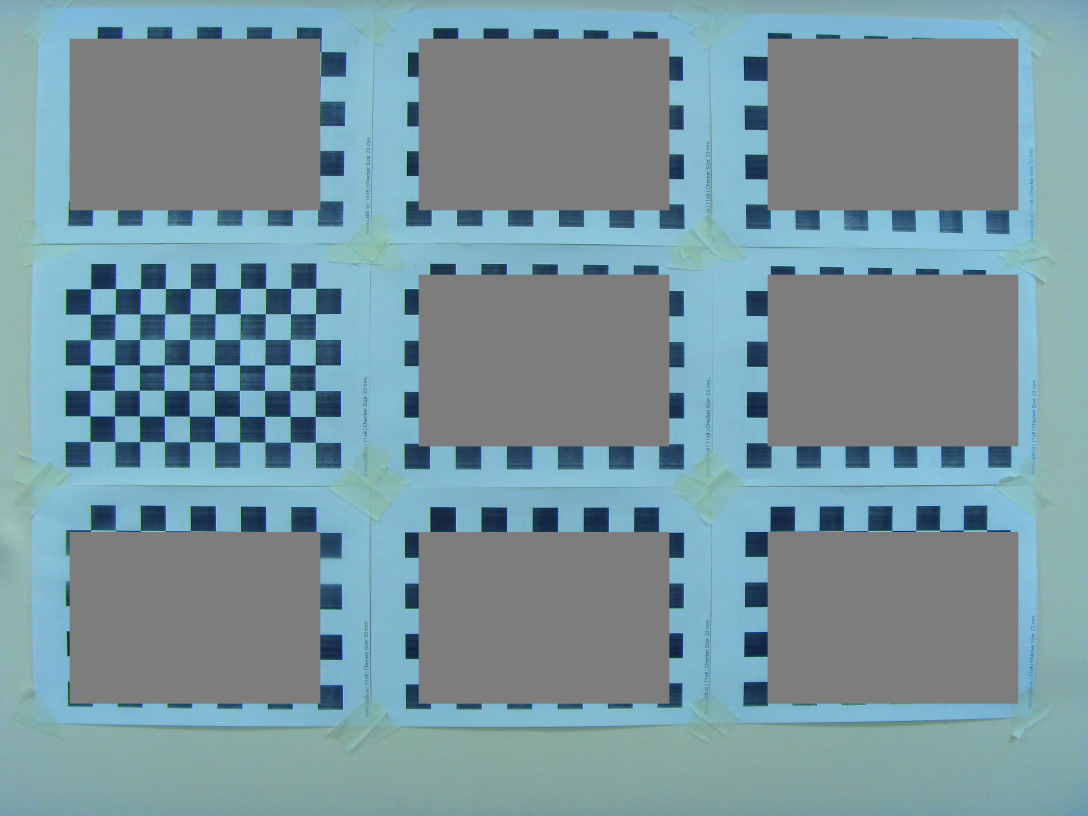
#> input picture Dissertation_project/New_calibphotos_1/104.jpg, 3264 x 2448 px (shown at 1/3 size); its folder holds 4 pictures in this run
$ python cam_cal.py
#> lines starting #> are read from the running program, lines starting #| are printed output that depends on the picture
# module for camera calibration before the main algorithm
import numpy as np
import cv2
import glob
import math
import time
import xlwt
from functools import wraps

###### Constants ######

# chessboard size for x and y (used in calibration only)
board_x_cal = 10
board_y_cal = 7

# chessboard size for x and y
board_x_detect = 10
board_y_detect = 7

# criteria for sub pixel corner detection
criteria = (cv2.TERM_CRITERIA_EPS + cv2.TERM_CRITERIA_MAX_ITER, 30, 0.001)

# creating arrays to store all found corner points
object_points = np.zeros((board_y_cal*board_x_cal, 3), np.float32)
object_points[:, :2] = np.mgrid[0:board_y_cal, 0:board_x_cal].T.reshape(-1, 2)
axis = np.float32([[3,0,0], [0,3,0], [0,0,-3]]).reshape(-1,3)

# arrays where we store points from processed images
points_on_object = []
points_on_image = []

# file paths for calibration and detection
calib_img_path = 'New_calibphotos_1/*.jpg'
calib_param_path = 'cam_param_center_1m_matlab.npz'
detect_img_path = 'Dist_detect_5/*.JPG'
save_path = 'cam_param_center_1m'

# file paths for experiments
#experiment = 'Prepared_Images/Set_4/*.jpg'
experiment = 'Set_0_5/*.jpg'
#experiment = 'New_calibphotos_3/*.jpg'
# file paths for experiments
#board_img_path = '9_boards_90_photos/*.jpg'
board_img_path = '9_boards_20_photos_15/*.jpg'

# array to store angle values
angle_arr = []
############################


# This function writes calculated angles x,y,z into excel spreadsheet with a defined name
# [13 lines left out: function WriteToExcel, not called in this run]

# Wrapper function to calculate execution time of a wrapped function
def timeToComplete(func):
    @wraps(func)
    def wrapper(*args, **kwargs):
        print((f"{func} is in process"))
        time_start = time.time()
        val = func(*args, **kwargs)
        time_end = time.time() - time_start
        print((f"{func.__name__} is done in {time_end} s"))
        return val
    return wrapper
# Function to prepare images with multiple chessboards by leaving only one chessboard visible
# [62 lines left out: functions divideImage, draw, resizeImage, showMyImage, not called in this run]


# Calculates recalibration error
@timeToComplete
def getRecalibError(obj_points,img_points,rvecs,tvecs,mtx,dist):
    mean_error = 0
    for i in range(len(obj_points)):
        imgpoints2, _ = cv2.projectPoints(obj_points[i], rvecs[i], tvecs[i], mtx, dist)
        error = cv2.norm(img_points[i], imgpoints2, cv2.NORM_L2) / len(imgpoints2)
        mean_error += error
        print("total error: {}".format(mean_error / len(obj_points)))


# This function performs calibration on a set of images then saves calib parameters as a .npz file
@timeToComplete
def getInnerParam(calibration_images=list[str],board_x=int,board_y=int,save_path=str):
#> called with board_x = 10, board_y = 7, save_path = 'cam_param_center_1m'
    j = 0
    for image in calibration_images:
        print(image)
        j += 1
        img = cv2.imread(image)
#> img is the input picture: shape (2448, 3264, 3); mean B, G, R 158, 149.4, 121.6
        gray = cv2.cvtColor(img, cv2.COLOR_BGR2GRAY)
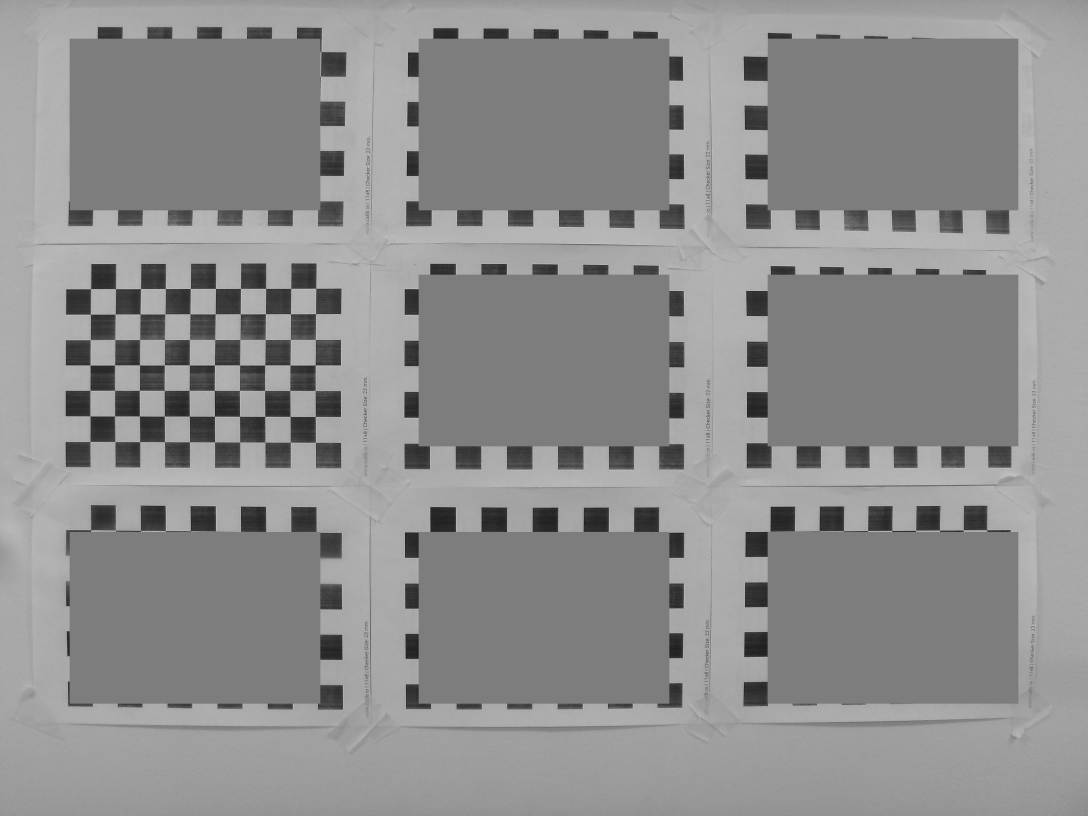
#> gray: shape (2448, 3264) (shown at 1/3 size); min 6, max 243, mean 142.1
        ret, corners = cv2.findChessboardCorners(gray, (board_y, board_x), None)
#> ret = True; corners = 70 rows, first 8: [271.2, 1325.4], [271.1, 1249.1], [271.2, 1171.7], [271.7, 1096.3], [271.9, 1019.9], [272.4, 944.1], [273.6, 867], [346.3, 1325.8]
        print(f"board {j} is {ret}")
#| board 1 is True
        if ret:
            points_on_object.append(object_points)
            corners_sub_pixel = cv2.cornerSubPix(gray, corners, (11, 11), (-1, -1), criteria)
#> corners_sub_pixel = 70 rows, first 8: [271.2, 1325.3], [271.2, 1248.8], [271.2, 1171.8], [271.3, 1096.2], [271.9, 1020.2], [272.6, 943.4], [273.1, 867.3], [346, 1325.6]
            points_on_image.append(corners_sub_pixel)
            cv2.drawChessboardCorners(img, (board_y, board_x), corners, ret)
#> pass 2 of the loop in getInnerParam, `for image in calibration_images:`:
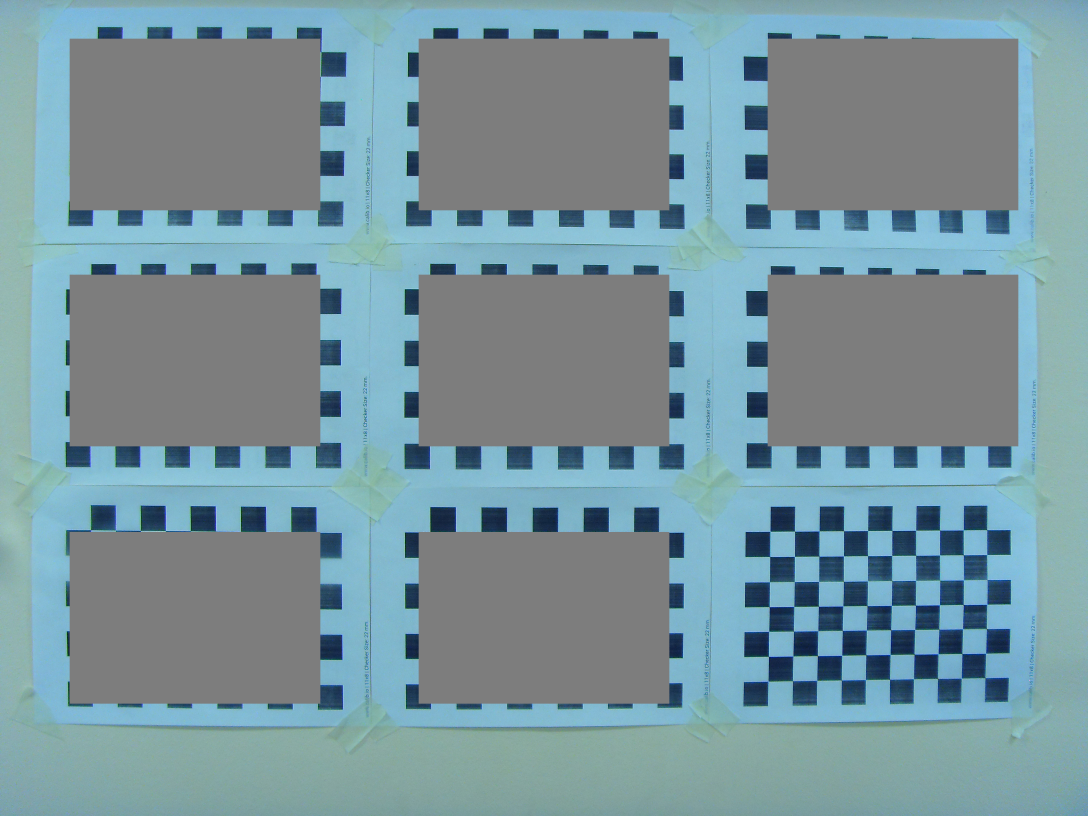
#> input picture Dissertation_project/New_calibphotos_1/109.jpg, 3264 x 2448 px (shown at 1/3 size)
#> in getInnerParam, img is the input picture: shape (2448, 3264, 3); mean B, G, R 158, 149.2, 121.4
#> in getInnerParam, `gray = cv2.cvtColor(img, cv2.COLOR_BGR2GRAY)`:
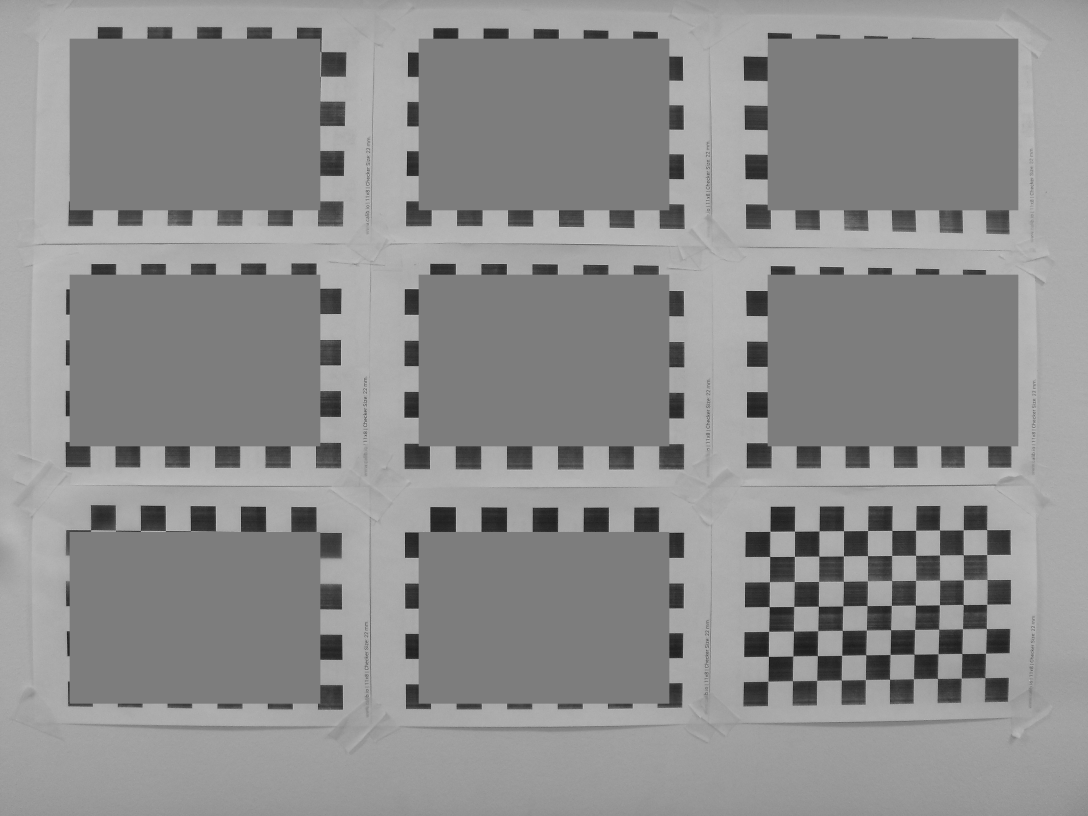
#> gray: shape (2448, 3264) (shown at 1/3 size); min 6, max 231, mean 141.9
#> corners = 70 rows, first 8: [2304.7, 2044.4], [2306.5, 1969.7], [2307.6, 1895.2], [2308.5, 1821.3], [2309.8, 1746.7], [2310.3, 1671.1], [2311.4, 1594.4], [2378.8, 2043.3]
#| board 2 is True
#> corners_sub_pixel = 70 rows, first 8: [2304.8, 2044.5], [2306.3, 1969.9], [2307.4, 1895.1], [2308.6, 1821.2], [2309.5, 1746.5], [2310.4, 1670.6], [2311, 1594.7], [2378.7, 2043.5]
#> pass 3 of the loop in getInnerParam, `for image in calibration_images:`:
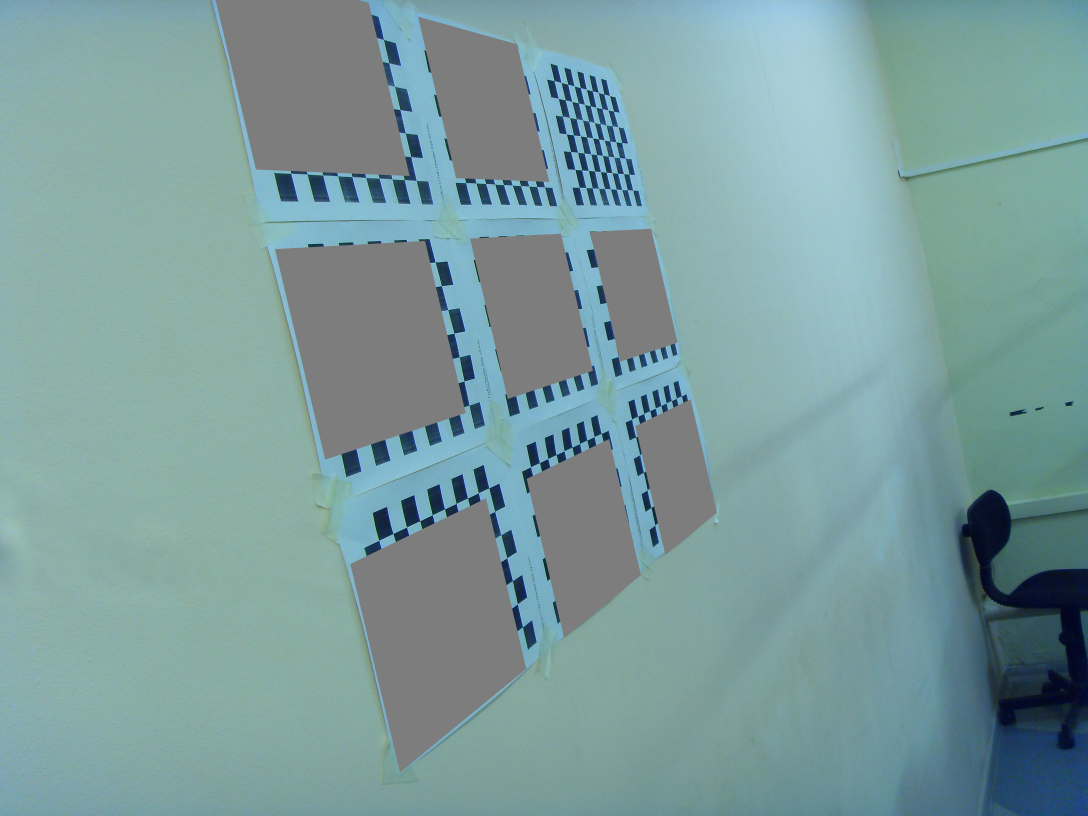
#> input picture Dissertation_project/New_calibphotos_1/23.jpg, 3264 x 2448 px (shown at 1/3 size)
#> in getInnerParam, img is the input picture: shape (2448, 3264, 3); mean B, G, R 157, 156, 123.9
#> in getInnerParam, `gray = cv2.cvtColor(img, cv2.COLOR_BGR2GRAY)`:
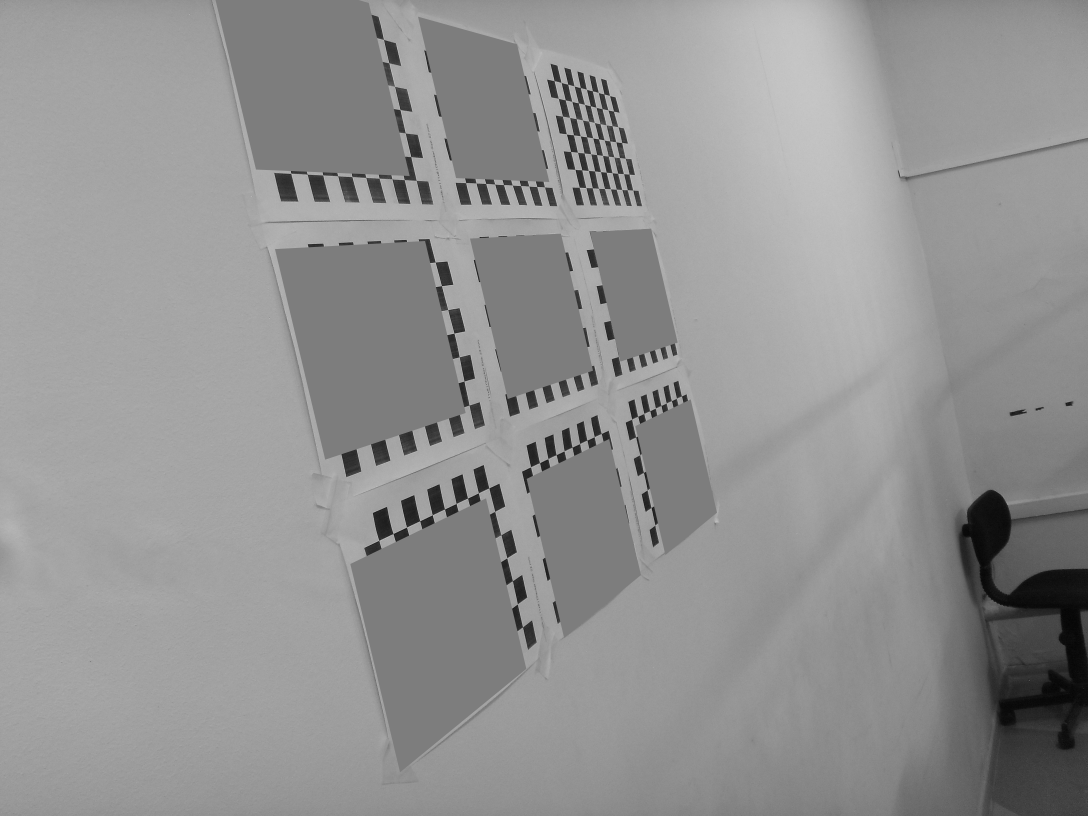
#> gray: shape (2448, 3264) (shown at 1/3 size); min 2, max 235, mean 146.5
#> corners = 70 rows, first 8: [1739, 562.3], [1725.7, 508.9], [1712.7, 455.4], [1700.6, 403.1], [1688.6, 349.2], [1676, 295.7], [1663.2, 242.4], [1758.6, 563.7]
#| board 3 is True
#> corners_sub_pixel = 70 rows, first 8: [1739, 562.5], [1725.8, 509], [1712.9, 455.4], [1700.2, 402.8], [1688.5, 349.4], [1675.8, 295.9], [1663.3, 243], [1758.6, 563.6]
#> the loop made 4 passes; the first 3 are shown

    # extracting calibration parameters from calibration images
    ret, mtx, dist, rvecs, tvecs = cv2.calibrateCamera(points_on_object, points_on_image, gray.shape[::-1], None, None)
    np.savez(save_path, mtx=mtx, dist=dist)
    print(f"mtx = {mtx} # "
          f"dist = {dist} # ")
    getRecalibError(points_on_object,points_on_image,rvecs,tvecs,mtx,dist)


# Calculates euler angles from a provided rotation matrix
# [19 lines left out: functions getAngles, getCorners, not called in this run]

@timeToComplete
def main():

    # [7 lines of commented-out code are left out]
    try:
        cam_params = np.load(calib_param_path)
    except OSError:
        print('No inner parameters found, trying to calculate new ones...')
        calib_images = glob.glob(calib_img_path)
        if calib_images == []:
            raise Exception('No calibration images found, please choose a different folder')
        getInnerParam(calib_images,board_x_cal,board_y_cal,save_path)
#> (the run stopped early here; a loop or call above may not have finished)
